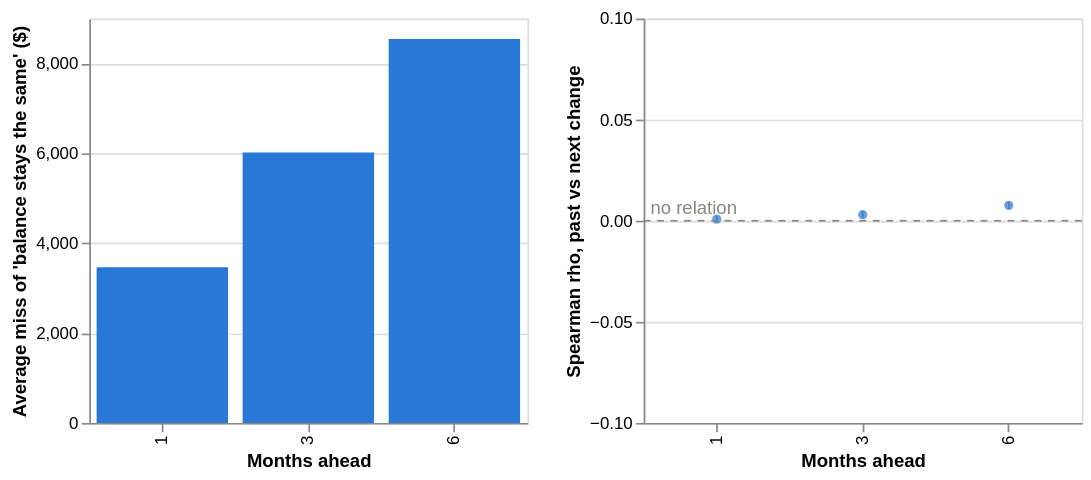

The notebook cell saved with this chart:
### Code cell
mae_chart = (
    alt.Chart(horizon_table)
    .mark_bar(color="#2a78d6")
    .encode(
        x=alt.X("horizon_months:O", title="Months ahead"),
        y=alt.Y("persistence_mae:Q", title="Average miss of 'balance stays the same' ($)"),
        tooltip=["horizon_months", "persistence_mae", "mae_if_mean_change_added"],
    )
    .properties(width=260, height=240)
)
rho_table = test_table.reset_index().assign(horizon_months=LAGS)
rho_chart = (
    alt.Chart(rho_table)
    .mark_rule(color="#898781")
    .encode(
        x=alt.X("horizon_months:O", title="Months ahead"),
        y=alt.Y(
            "ci_low:Q",
            title="Spearman rho, past vs next change",
            scale=alt.Scale(domain=[-0.1, 0.1]),
        ),
        y2="ci_high:Q",
    )
    + alt.Chart(rho_table)
    .mark_point(filled=True, color="#2a78d6")
    .encode(x="horizon_months:O", y="rho:Q", tooltip=["feature", "rho", "ci_low", "ci_high"])
    + alt.Chart(pd.DataFrame({"y": [0]}))
    .mark_rule(color="#898781", strokeDash=[4, 4])
    .encode(y="y:Q")
    + alt.Chart(pd.DataFrame({"y": [0], "label": ["no relation"]}))
    .mark_text(align="left", dx=4, dy=-7, color="#898781")
    .encode(y="y:Q", x=alt.value(0), text="label:N")
).properties(width=260, height=240)
alt.hconcat(mae_chart, rho_chart)

### Figure 1 — Vega-Lite specification as saved in the notebook (floating-point values rounded to 4 significant figures)
{"config": {"view": {"continuousWidth": 300, "continuousHeight": 300}}, "hconcat": [{"data": {"name": "data-e8d01afac7a500afb12672d45a41344f"}, "mark": {"type": "bar", "color": "#2a78d6"}, "encoding": {"tooltip": [{"field": "horizon_months", "type": "quantitative"}, {"field": "persistence_mae", "type": "quantitative"}, {"field": "mae_if_mean_change_added", "type": "quantitative"}], "x": {"field": "horizon_months", "title": "Months ahead", "type": "ordinal"}, "y": {"field": "persistence_mae", "title": "Average miss of 'balance stays the same' ($)", "type": "quantitative"}}, "height": 240, "width": 260}, {"layer": [{"mark": {"type": "rule", "color": "#898781"}, "encoding": {"x": {"field": "horizon_months", "title": "Months ahead", "type": "ordinal"}, "y": {"field": "ci_low", "scale": {"domain": [-0.1, 0.1]}, "title": "Spearman rho, past vs next change", "type": "quantitative"}, "y2": {"field": "ci_high"}}}, {"mark": {"type": "point", "color": "#2a78d6", "filled": true}, "encoding": {"tooltip": [{"field": "feature", "type": "nominal"}, {"field": "rho", "type": "quantitative"}, {"field": "ci_low", "type": "quantitative"}, {"field": "ci_high", "type": "quantitative"}], "x": {"field": "horizon_months", "type": "ordinal"}, "y": {"field": "rho", "type": "quantitative"}}}, {"data": {"name": "data-a0a55d106695e8d630baff0f16eee66d"}, "mark": {"type": "rule", "color": "#898781", "strokeDash": [4, 4]}, "encoding": {"y": {"field": "y", "type": "quantitative"}}}, {"data": {"name": "data-fd96a47dd3e3f17fc59a47c898003ded"}, "mark": {"type": "text", "align": "left", "color": "#898781", "dx": 4, "dy": -7}, "encoding": {"text": {"field": "label", "type": "nominal"}, "x": {"value": 0}, "y": {"field": "y", "type": "quantitative"}}}], "data": {"name": "data-cf2655020a19a81a72744f7e741e1ee1"}, "height": 240, "width": 260}], "$schema": "https://vega.github.io/schema/vega-lite/v5.20.1.json", "datasets": {"data-e8d01afac7a500afb12672d45a41344f": [{"horizon_months": 1, "examples": 1812414, "persistence_mae": 3465.0, "mean_change": 232.9, "mae_if_mean_change_added": 3462.0}, {"horizon_months": 3, "examples": 1735290, "persistence_mae": 6019.0, "mean_change": 699.9, "mae_if_mean_change_added": 6008.0}, {"horizon_months": 6, "examples": 1619604, "persistence_mae": 8547.0, "mean_change": 1401.0, "mae_if_mean_change_added": 8516.0}], "data-cf2655020a19a81a72744f7e741e1ee1": [{"feature": "past vs next 1 months", "n": 1773852, "rho": 0.0008, "ci_low": -0.0007, "ci_high": 0.0023, "p_value": 0.2788, "magnitude": "negligible", "p_holm": 0.2788, "horizon_months": 1}, {"feature": "past vs next 3 months", "n": 1619604, "rho": 0.003, "ci_low": 0.0015, "ci_high": 0.0046, "p_value": 0.0001129, "magnitude": "negligible", "p_holm": 0.0002257, "horizon_months": 3}, {"feature": "past vs next 6 months", "n": 1388232, "rho": 0.0076, "ci_low": 0.006, "ci_high": 0.0093, "p_value": 2.622e-19, "magnitude": "negligible", "p_holm": 7.865e-19, "horizon_months": 6}], "data-a0a55d106695e8d630baff0f16eee66d": [{"y": 0}], "data-fd96a47dd3e3f17fc59a47c898003ded": [{"y": 0, "label": "no relation"}]}}
